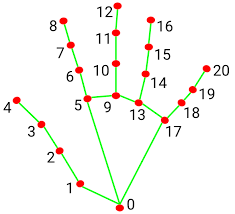
#> input picture hand_landmarks.png, 235 x 214 px
$ python -i utils.py   (imports and definitions only)
#> lines starting #> are read from the running program, lines starting #| are printed output that depends on the picture
#> further down, picture is the input picture: shape (214, 235, 3); mean B, G, R 242, 246.5, 246.7
import cv2

def preprocess_frame(frame):
    img_yuv = cv2.cvtColor(frame, cv2.COLOR_BGR2YUV)
#> img_yuv: shape (214, 235, 3); mean of channels 0, 1, 2 246, 126, 128.1
    img_yuv[:,:,0] = cv2.equalizeHist(img_yuv[:,:,0])
#> img_yuv: shape (214, 235, 3); mean of channels 0, 1, 2 234.3, 126, 128.1
    return cv2.cvtColor(img_yuv, cv2.COLOR_YUV2BGR)
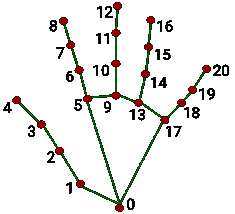
#> returned value: shape (214, 235, 3); mean B, G, R 233.8, 236, 236.6

>>> import cv2
>>> picture = cv2.imread('hand_landmarks.png')
>>> result = preprocess_frame(picture)
